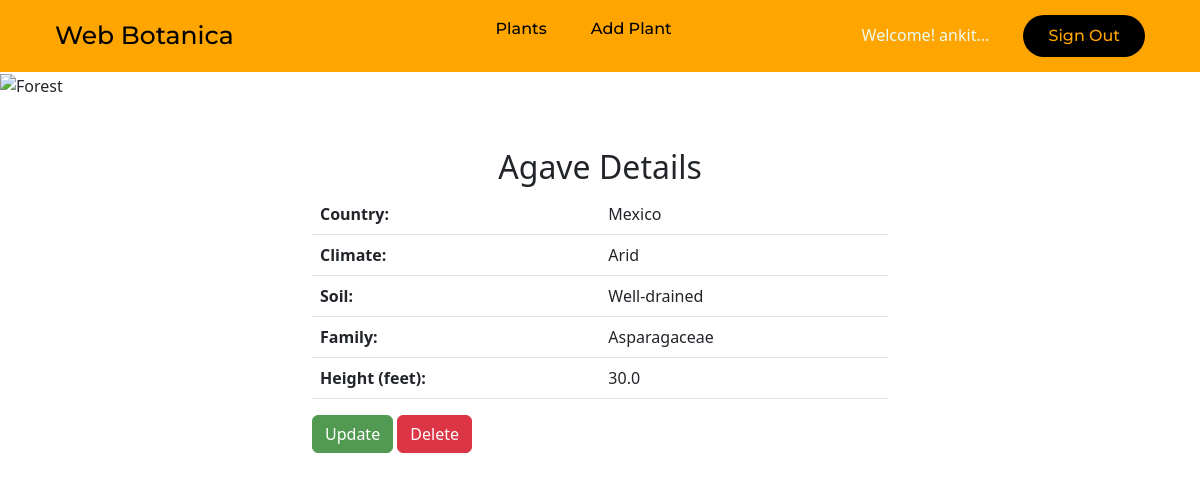
/plants/3/ (signed in), run on the app's committed database.
### plants/models.py (models this page shows)
class Plant(models.Model): # each class variable represents a database i.e. table field in the model
    name = models.CharField(max_length=200)
    country = models.CharField(max_length=50)
    climate = models.CharField(max_length=200)
    soil = models.CharField(max_length=200)
    family = models.CharField(max_length=200)
    height = models.FloatField()
    user_id = models.CharField(max_length=100, null=True)
    def __str__(self):
        return self.name + "- " + self.country

### plants/views.py (the view)
# urls.py: path('<int:plant_id>/', views.show, name='show'),
def show(request, plant_id):
    if request.user.is_authenticated:
        current_user=request.user
        try:
            plant = Plant.objects.get(pk=plant_id)
            print(plant);
        except Plant.DoesNotExist:
            raise Http404("Plant does not exist")
        return render(request, 'plants/show.html', {'plant': plant})
    else:
        return redirect("/")

### plants/templates/plants/show.html (shortened to what this page needs)
{% extends "plants/base_generic.html" %}
{% block content %}
<img class="banner" src="https://cdn.pixabay.com/photo/2017/01/30/16/11/sunset-2021266_1280.jpg" alt="Forest">
<div class="content container">
<h2 class="text-center">{{plant.name}} Details</h2>
<table class="table ">
     <thea >
     <tbody>
         <tr>
             <td><b>Country:</b></td>
             <td>{{plant.country}}</td>
         </tr>
         <tr>
             <td><b>Climate:</b></td>
             <td>{{plant.climate}}</td>
         </tr>
         <tr>
             <td><b>Soil:</b></td>
             <td>{{plant.soil}}</td>
         </tr>
         <tr>
             <td><b>Family:</b></td>
             <td>{{plant.family}}</td>
         </tr>
         <tr>
             <td><b>Height (feet):</b></td>
             <td>{{plant.height}}</td>
         </tr>
     </tbody>
 </table>
 <a class="btn btn-success" href="/update/{{ plant.id }}">Update</a>
 <a class="btn btn-danger" href="/delete/{{ plant.id }}">Delete</a>
 </div>
 {% endblock content %}

### plants/templates/plants/base_generic.html (shortened to what this page needs)
{% load static %}
<!DOCTYPE html>
<html>
<head>
    <link rel="stylesheet" href="{% static '/styles.css' %}" />
    <link href="https://cdn.jsdelivr.net/npm/bootstrap@5.3.0-alpha3/dist/css/bootstrap.min.css" rel="stylesheet">
</head>
<body>
    <header>
        <div class="heading"><a> Web Botanica</a></div>
        <nav>
            <ul class="nav_links">
                {% if user.is_authenticated %}
                <div class="barlinks">
                <li><a href="/plants">Plants</a></li>
                <li><a href="/plants/add_plant">Add Plant</a></li>
                </div>
                {% endif %}
            </ul>
        </nav>
        <div class="signin_button">
            {% if user.is_authenticated %}
                <div class="greetings"> Welcome! {{user.username}}...
                <a href="{% url 'sign_out' %}"><button>Sign Out</button></a>
            {% else %}
                <a href="{% url 'sign_in' %}"><button>Sign In</button></a>
            {% endif %}
        </div>
    </header>
    <main>
        {% block content %}{% endblock %}
    </main>
</body>
</html>

### static/styles.css (style rules this page uses)
* { box-sizing: border-box; margin: 0; padding: 0; }
.banner { height: 300px; width: 100%; object-fit: cover; object-position: bottom; }
.greetings { color: #EDFBF1; }
.heading a { font-family: "Montserrat", sans-serif; font-weight: 500; font-size: 25px; color: #D4F6DD; text-decoration: none; }
header { display: flex; justify-content: space-between; align-items: center; padding: 30px 10%; background: #156d74; }
.nav_links { list-style: none; }
.nav_links li { display: inline-block; padding: 0px 20px; }
.nav_links li a { font-family: "Montserrat", sans-serif; font-weight: 500; font-size: 16px; color: #57BB72; text-decoration: none; }
.nav_links li a { transition: all 0.3s ease 0s; }
.signin_button button { font-family: "Montserrat", sans-serif; font-weight: 500; font-size: 16px; color: #57BB72; text-decoration: none; }
.signin_button button { padding: 9px 25px; background-color: rgba(0,0,0,1); border: none; border-radius: 50px; cursor: pointer; transition: all 0.3s ease 0s; }
a { text-decoration: none !important; color: orange !important; }
header { background: orange; padding: 15px; }
.heading a { color: black !important; padding: 40px; }
.greetings a { margin-left: 30px; padding-right: 40px; }
.content.container { width: 50%; margin: 0 auto; margin-top: 50px; }
a.btn.btn-success { color: white !important; background: #529a52; border-color: #529a52; }
a.btn.btn-danger { color: white !important; }
.signin_button button { color: orange !important; }
.barlinks a { color: black !important; }

### data on the page
Plant: name "Agave", country "Mexico", climate "Arid", soil "Well-drained", family "Asparagaceae", height "30.0"

### other printed values
{{ user.username }} "ankit"
